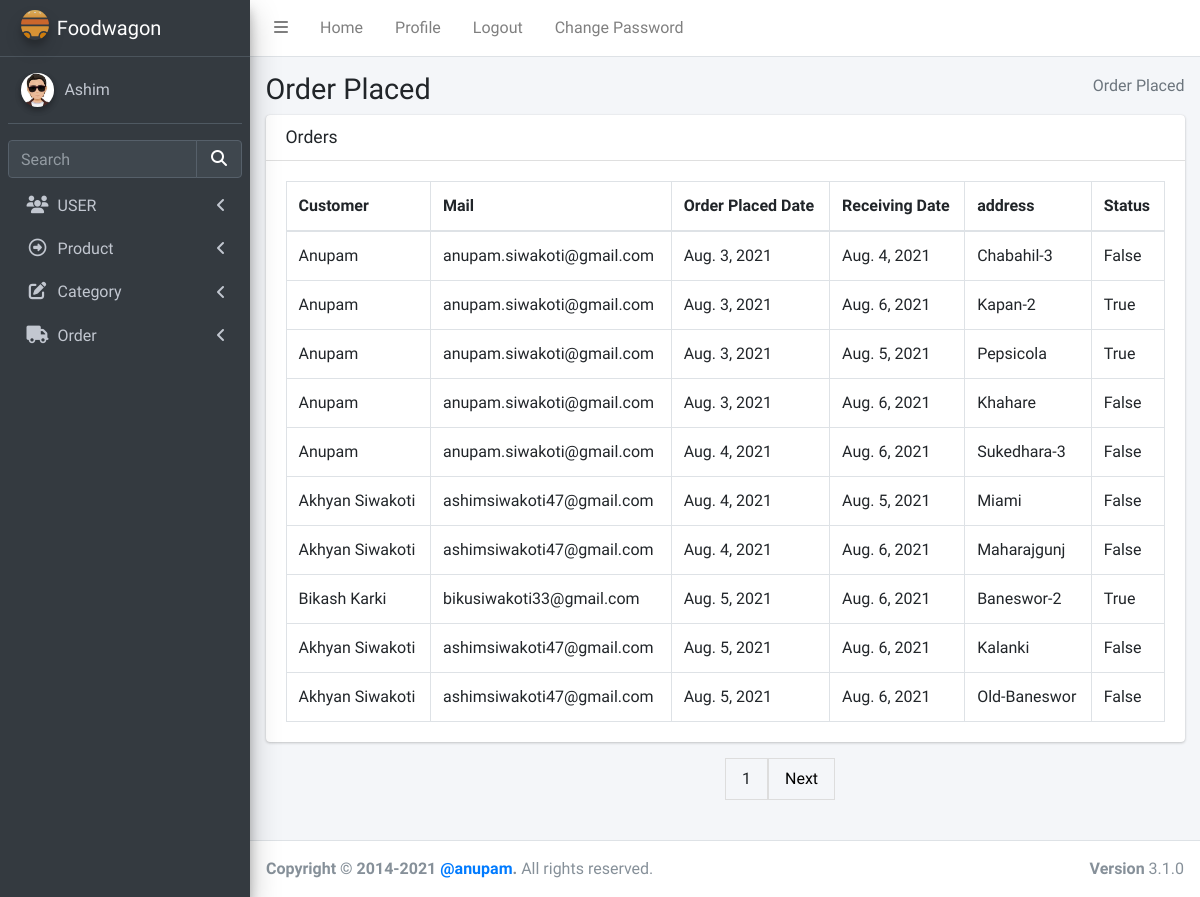
The page /view_order/ (signed in) on the database its author committed.
### login/models.py (models this page shows, shortened)
class User(AbstractBaseUser):
    email = models.EmailField(max_length=255, unique=True, default="a@gmail.com")
    address = models.TextField(max_length=30, blank=True)
    first_name = models.TextField(max_length=30, blank=True, default="eg aster")
    last_name = models.TextField(max_length=30, blank=True)
    is_staff = models.BooleanField(default=False)  # non super-user
    is_active = models.BooleanField(default=False)
    admin = models.BooleanField(default=False)  # a superuser
    last_login = models.DateTimeField(blank=True, null=True, verbose_name="last login")
    profile_pic = models.ImageField(blank=True, null=True, upload_to="images/user/")
    USERNAME_FIELD = "email"
    objects = UserManager()

### delivery/models.py (models this page shows)
class Order(models.Model):
    date_of_order = models.DateField(default=datetime.date.today)
    day = models.DateField(max_length=100)
    address = models.CharField(max_length=100)
    streetaddress = models.CharField(max_length=100)
    region = models.CharField(max_length=100)
    postal = models.IntegerField()
    country = models.CharField(max_length=100)
    user = models.ForeignKey(User, on_delete=models.CASCADE)
    status = models.BooleanField(default=False)
    total_price = models.DecimalField(max_digits=5, decimal_places=1)

### delivery/views.py (the view, shortened to what this page needs)
# urls.py: path("view_order/", views.View_Order.as_view(), name="view_order"),
class View_Order(TemplateView):
    template_name = "admin/order_view.html"
    def get(self, request):
        semail = request.session["user"]
        verifyUser = User.objects.filter(email=semail).first()
        if verifyUser.admin:
            order = Order.objects.all()
            paginator = Paginator(order, 10)
            page_number = request.GET.get("page")
            page_obj = paginator.get_page(page_number)
            return render(
                request,
                self.template_name,
                {"order": page_obj},
            )

### templates/admin/order_view.html (shortened to what this page needs)
{%extends "admin/base.html" %} {% load static %}
{% block csspart %}
<link rel="stylesheet" href="{% static 'plugins/fontawesome-free/css/all.min.css' %}">
<link rel="stylesheet" href="{% static 'plugins/datatables-bs4/css/dataTables.bootstrap4.min.css' %}">
<link rel="stylesheet" href="{% static 'plugins/datatables-responsive/css/responsive.bootstrap4.min.css' %}">
<link rel="stylesheet" href="{% static 'dist/css/adminlte.min.css' %}">
</head>
{% endblock csspart %}
{%block bodycontent%}
<body class="hold-transition sidebar-mini">
    <div class="wrapper">
        <div class="content-wrapper">
            <section class="content-header">
                <div class="container-fluid">
                    <div class="row mb-2">
                        <div class="col-sm-6">
                            <h1>Order Placed</h1>
                        </div>
                        <div class="col-sm-6">
                            <ol class="breadcrumb float-sm-right">
                                <li class="breadcrumb-item active">Order Placed</li>
                            </ol>
                        </div>
                    </div>
                </div>
                {% if order %}
                <section class="content">
                    <div class="container-fluid">
                        <div class="row">
                            <div class="col-12">
                                <div class="card">
                                    <div class="card-header">
                                        <h3 class="card-title">Orders</h3>
                                    </div>
                                    <div class="card-body">
                                        <table id="example2" class="table table-bordered table-hover">
                                            <thead>
                                                <tr>
                                                    <th>Customer</th>
                                                    <th>Mail</th>
                                                    <th>Order Placed Date</th>
                                                    <th>Receiving Date</th>
                                                    <th>address</th>
                                                    <th>Status</th>
                                                </tr>
                                            </thead>
                                            <tbody>
                                                {% for orders in order %}
                                                <tr class='clickable-row'
                                                    data-href="{% url 'delivery:view_bill' orders.id %}">
                                                    <td>{{orders.user.first_name}}</td>
                                                    <td>{{orders.user.email}}</td>
                                                    <td>{{orders.date_of_order}}</td>
                                                    <td>{{orders.day}}</td>
                                                    <td>{{orders.streetaddress}}</td>
                                                    <td>{{orders.status}}</td>
                                                </tr>
                                                {% endfor%}
                                            </tbody>
                                        </table>
                                    </div>
                                </div>
                            </div>
                        </div>
                    </div>
                </section>
                <div class="pagination">
                    <span>
                        <a><span>{{order.number}}</span></a>
                        {%if order.has_next%}
                        <a href="?page={{order.next_page_number}}"> Next </a>
                        {%endif%}
                    </span>
                </div>
                {%endif%}
        </div>
        {%endblock bodycontent%}

### templates/admin/base.html (shortened to what this page needs)
<!DOCTYPE html>
<html lang="en">
{% load static %}
<head>
  {% block csspart %}{% endblock csspart %}
</head>
{% block nav%}
<div class="wrapper">
  <nav class="main-header navbar navbar-expand navbar-white navbar-light">
    <ul class="navbar-nav">
      <li class="nav-item">
        <a class="nav-link" data-widget="pushmenu" href="#" role="button"><i class="fas fa-bars"></i></a>
      </li>
      <li class="nav-item d-none d-sm-inline-block">
        <a href="#" class="nav-link">Home</a>
      </li>
      <li class="nav-item d-none d-sm-inline-block"><a href="{% url 'admins:profile' user.id %}"
          class="nav-link">Profile</a></li>
      <li class="nav-item d-none d-sm-inline-block"><a href="{% url 'login:logout' %}" class="nav-link">Logout</a></li>
      <li class="nav-item d-none d-sm-inline-block" data-toggle="modal" data-target="#myModal"><a href="#"
          class="nav-link">Change Password</a></li>
    </ul>
  </nav>
  <aside class="main-sidebar sidebar-dark-primary elevation-4">
    <a href="index3.html" class="brand-link">
      <img src="{%static 'assets/img/gallery/logo.svg' %}" alt="AdminLTE Logo"
        class="brand-image img-circle elevation-3" style="opacity: 0.8" />
      <span class="brand-text font-weight-light">Foodwagon</span>
    </a>
    <div class="sidebar">
      <div class="user-panel mt-3 pb-3 mb-3 d-flex">
        <div class="image">
          {%if user.profile_pic %}
          <img src="{{ user.profile_pic.url }}" class="img-circle elevation-2" alt="User Image" />
          {% else %}
          <img src="{% static 'image/user.png' %}" class="img-circle elevation-2" alt="User Image" />
          {% endif %}
        </div>
        <div class="info">
          <a href="{% url 'admins:profile' user.id %}" class="d-block">{{ user.first_name }}</a>
        </div>
      </div>
      <div class="form-inline">
        <div class="input-group" data-widget="sidebar-search">
          <input class="form-control form-control-sidebar" type="search" placeholder="Search" aria-label="Search" />
          <div class="input-group-append">
            <button class="btn btn-sidebar">
              <i class="fas fa-search fa-fw"></i>
            </button>
          </div>
        </div>
      </div>
      <nav class="mt-2">
        <ul class="nav nav-pills nav-sidebar flex-column" data-widget="treeview" role="menu" data-accordion="false">
          {% if user.admin %}
          <li class="nav-item">
            <a href="#" class="nav-link">
              <i class="nav-icon fas fa-users"></i>
              <p>
                USER
                <i class="fas fa-angle-left right"></i>
              </p>
            </a>
          </li>
          {% endif %}
          <li class="nav-item">
            <a href="#" class="nav-link">
              <i class="nav-icon far fa-arrow-alt-circle-right"></i>
              <p>
                Product
                <i class="fas fa-angle-left right"></i>
              </p>
            </a>
          </li>
          {% if user.admin %}
          <li class="nav-item">
            <a href="{% url 'product:addcategory' %}" class="nav-link">
              <i class="nav-icon fas fa-edit"></i>
              <p>
                Category
                <i class="fas fa-angle-left right"></i>
              </p>
            </a>
          </li>
          {%endif%}
          <li class="nav-item">
            <a href="#" class="nav-link">
              <i class="nav-icon fas fa-truck"></i>
              <p>Order<i class="fas fa-angle-left right"></i>
              </p>
            </a>
          </li>
        </ul>
      </nav>
    </div>
  </aside>
  {% endblock nav%}
  {% block bodycontent%}
  {% endblock bodycontent%}
  <footer class="main-footer">
    <strong>Copyright &copy; 2014-2021
      <a href="https://adminlte.io">@anupam</a>.</strong>
    All rights reserved.
    <div class="float-right d-none d-sm-inline-block">
      <b>Version</b> 3.1.0
    </div>
  </footer>
</div>
</body>
</html>

### templates/admin/order_view.html (style rules this page uses)
.elevation-2 { height: 50px; }
button { outline: none; border: none; }
.pagination { display: inline-block; width: auto; margin-left: 50%; margin-bottom: 2%; }
.pagination a { color: black; float: left; padding: 8px 16px; text-decoration: none; transition: background-color .3s; border: 1px solid #ddd; }

### rows shown on the page
User: profile_pic (picture), first_name "Ashim"
Order: user.first_name "Anupam", user.email "anupam.siwakoti@gmail.com", date_of_order "Aug. 3, 2021", day "Aug. 4, 2021", streetaddress "Chabahil-3", status "False"
Order: user.first_name "Anupam", user.email "anupam.siwakoti@gmail.com", date_of_order "Aug. 3, 2021", day "Aug. 6, 2021", streetaddress "Kapan-2", status "True"
Order: user.first_name "Anupam", user.email "anupam.siwakoti@gmail.com", date_of_order "Aug. 3, 2021", day "Aug. 5, 2021", streetaddress "Pepsicola", status "True"
Order: user.first_name "Anupam", user.email "anupam.siwakoti@gmail.com", date_of_order "Aug. 3, 2021", day "Aug. 6, 2021", streetaddress "Khahare", status "False"
Order: user.first_name "Anupam", user.email "anupam.siwakoti@gmail.com", date_of_order "Aug. 4, 2021", day "Aug. 6, 2021", streetaddress "Sukedhara-3", status "False"
Order: user.first_name "Akhyan Siwakoti", user.email "ashimsiwakoti47@gmail.com", date_of_order "Aug. 4, 2021", day "Aug. 5, 2021", streetaddress "Miami", status "False"
Order: user.first_name "Akhyan Siwakoti", user.email "ashimsiwakoti47@gmail.com", date_of_order "Aug. 4, 2021", day "Aug. 6, 2021", streetaddress "Maharajgunj", status "False"
Order: user.first_name "Bikash Karki", user.email "bikusiwakoti33@gmail.com", date_of_order "Aug. 5, 2021", day "Aug. 6, 2021", streetaddress "Baneswor-2", status "True"
Order: user.first_name "Akhyan Siwakoti", user.email "ashimsiwakoti47@gmail.com", date_of_order "Aug. 5, 2021", day "Aug. 6, 2021", streetaddress "Kalanki", status "False"
Order: user.first_name "Akhyan Siwakoti", user.email "ashimsiwakoti47@gmail.com", date_of_order "Aug. 5, 2021", day "Aug. 6, 2021", streetaddress "Old-Baneswor", status "False"

### other values the page prints
{{ order.number }} "1"
